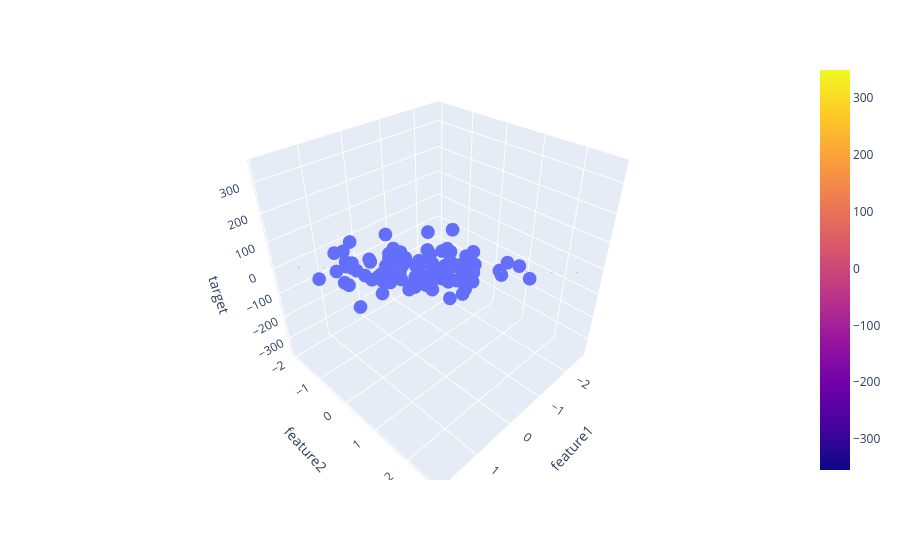

Notebook source saved alongside this figure:
### Code cell
import numpy as np
import pandas as pd
from sklearn.datasets import make_regression
from sklearn.model_selection import train_test_split
from sklearn.linear_model import LinearRegression
import plotly.express as px
import plotly.graph_objects as go

# Generate data
X, y = make_regression(n_samples=100, n_features=2, n_informative=2,
                       n_targets=1, noise=50, random_state=42)
df = pd.DataFrame({'feature1': X[:, 0], 'feature2': X[:, 1], 'target': y})

# Train model
X_train, X_test, y_train, y_test = train_test_split(
    df[['feature1', 'feature2']], df['target'], test_size=0.2, random_state=42)
lr = LinearRegression()
lr.fit(X_train, y_train)

# Create meshgrid for plane
x = np.linspace(df['feature1'].min(), df['feature1'].max(), 10)
y = np.linspace(df['feature2'].min(), df['feature2'].max(), 10)
xGrid, yGrid = np.meshgrid(x, y)

# Predict Z values
final = np.c_[xGrid.ravel(), yGrid.ravel()]  # shape (100, 2)
z = lr.predict(pd.DataFrame(final, columns=['feature1','feature2']))
z = z.reshape(xGrid.shape)  # shape (10,10)

# Plot
fig = px.scatter_3d(df, x='feature1', y='feature2', z='target')
fig.add_trace(go.Surface(x=xGrid, y=yGrid, z=z, opacity=0.5))  # use grid not 1D
fig.show()
